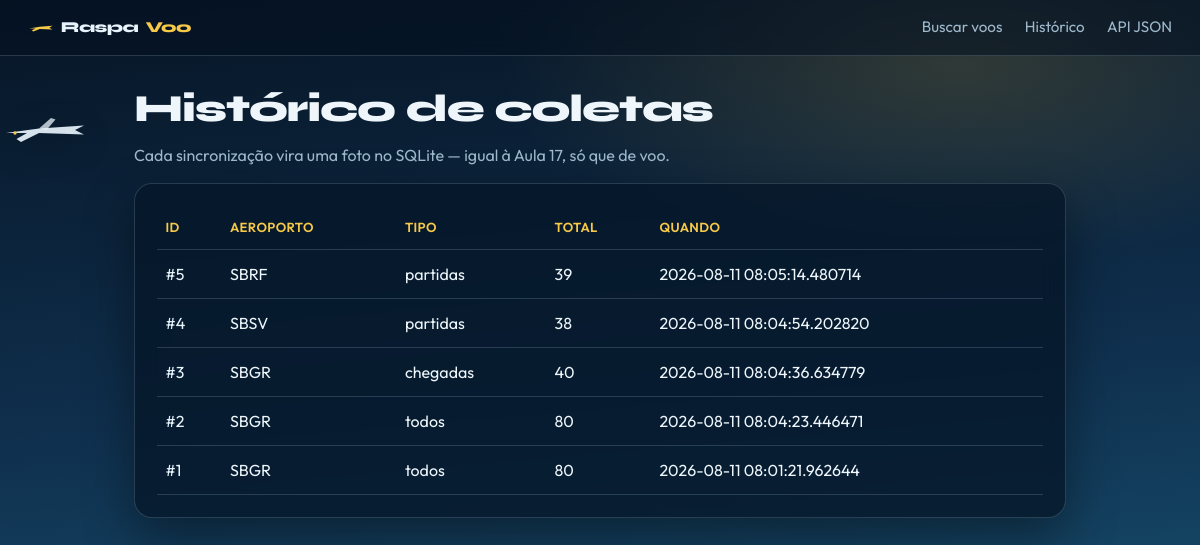
The page /historico on the database its author committed.
### models/coleta_voo.py (models this page shows, shortened)
class ColetaVoo(ModeloBase):
    __bind_key__ = "historico"
    __tablename__ = "coletas_voo"
    fonte = db.Column(db.String(255), nullable=False)
    aeroporto = db.Column(db.String(10), nullable=False)
    tipo_busca = db.Column(db.String(20), nullable=False)
    total = db.Column(db.Integer, nullable=False, default=0)
    voos = db.relationship(
        "VooInfo",
        back_populates="coleta",
        cascade="all, delete-orphan",
    )
    @classmethod
    def listar(cls):
        return cls.query.order_by(cls.data_criacao.desc()).all()

### controllers/site_controller.py (the view)
@site_bp.route("/historico")
def historico():
    coletas = ColetaVoo.listar()
    return render_template("historico.html", coletas=coletas)

### views/templates/historico.html (shortened to what this page needs)
{% extends "layout.html" %}
{% block content %}
<section class="topo-pagina">
    <h1>Histórico de coletas</h1>
    <p class="subtitulo">Cada sincronização vira uma foto no SQLite — igual à Aula 17, só que de voo.</p>
</section>
<section class="painel">
    {% if coletas %}
    <div class="tabela-wrap">
        <table class="tabela">
            <thead>
                <tr>
                    <th>ID</th>
                    <th>Aeroporto</th>
                    <th>Tipo</th>
                    <th>Total</th>
                    <th>Quando</th>
                </tr>
            </thead>
            <tbody>
                {% for c in coletas %}
                <tr>
                    <td><a href="{{ url_for('site.detalhe_coleta', coleta_id=c.id) }}">#{{ c.id }}</a></td>
                    <td>{{ c.aeroporto }}</td>
                    <td>{{ c.tipo_busca }}</td>
                    <td>{{ c.total }}</td>
                    <td>{{ c.data_criacao }}</td>
                </tr>
                {% endfor %}
            </tbody>
        </table>
    </div>
    {% else %}
    <p class="vazio">Ainda sem coletas. Vá na home e marque “Gravar no histórico”.</p>
    {% endif %}
</section>
{% endblock %}

### views/static/css/style.css (style rules this page uses)
* { box-sizing: border-box; }
:root { --ceu-alto: #071525; --ceu-meio: #0f2f4d; --horizonte: #1a5a7a; --pista: #f7c948; --pista-clara: #ffe08a; --nuvem: #e8f4fc; --texto: #eef6fb; --texto-suave: #9eb9cc; --painel: rgba(6, 22, 40, 0.78); --borda: rgba(158, 185, 204, 0.22); --erro: #ff8a7a; --sucesso: #5eead4; --sombra: 0 20px 50px rgba(0, 0, 0, 0.4); }
body { margin: 0; min-height: 100vh; font-family: "Outfit", sans-serif; color: var(--texto); background: radial-gradient(ellipse 70% 45% at 80% 8%, rgba(247, 201, 72, 0.16), transparent 55%), radial-gradient(ellipse 50% 35% at 10% 90%, rgba(26, 90, 122, 0.45), transparent 60%), linear-gradient(175deg, var(--ceu-alto) 0%, var(--ceu-meio) 48%, var(--horizonte) 100%); background-attachment: fixed; line-height: 1.5; overflow-x: hidden; }
.topo-pagina { animation: fade-up 0.55s ease both; margin-bottom: 0.5rem; }
.topo-pagina h1 { display: flex; align-items: center; gap: 0.5rem; font-family: "Syne", sans-serif; font-weight: 800; font-size: clamp(1.8rem, 4vw, 2.4rem); margin: 0 0 0.35rem; letter-spacing: -0.03em; }
.subtitulo { color: var(--texto-suave); margin: 0 0 1rem; }
.painel { background: var(--painel); border: 1px solid var(--borda); border-radius: 18px; padding: 1.35rem; box-shadow: var(--sombra); backdrop-filter: blur(14px); animation: fade-up 0.75s ease both; }
.tabela-wrap { overflow-x: auto; }
.tabela { width: 100%; border-collapse: collapse; }
.tabela th, .tabela td { padding: 0.75rem 0.55rem; text-align: left; border-bottom: 1px solid var(--borda); vertical-align: top; }
.tabela th { color: var(--pista); font-weight: 600; font-size: 0.82rem; text-transform: uppercase; letter-spacing: 0.03em; }
.tabela a { color: var(--nuvem); text-decoration: none; }

### rows shown on the page
ColetaVoo: id "5", aeroporto "SBRF", tipo_busca "partidas", total "39", data_criacao "2026-08-11 08:05:14.480714"
ColetaVoo: id "4", aeroporto "SBSV", tipo_busca "partidas", total "38", data_criacao "2026-08-11 08:04:54.202820"
ColetaVoo: id "3", aeroporto "SBGR", tipo_busca "chegadas", total "40", data_criacao "2026-08-11 08:04:36.634779"
ColetaVoo: id "2", aeroporto "SBGR", tipo_busca "todos", total "80", data_criacao "2026-08-11 08:04:23.446471"
ColetaVoo: id "1", aeroporto "SBGR", tipo_busca "todos", total "80", data_criacao "2026-08-11 08:01:21.962644"
